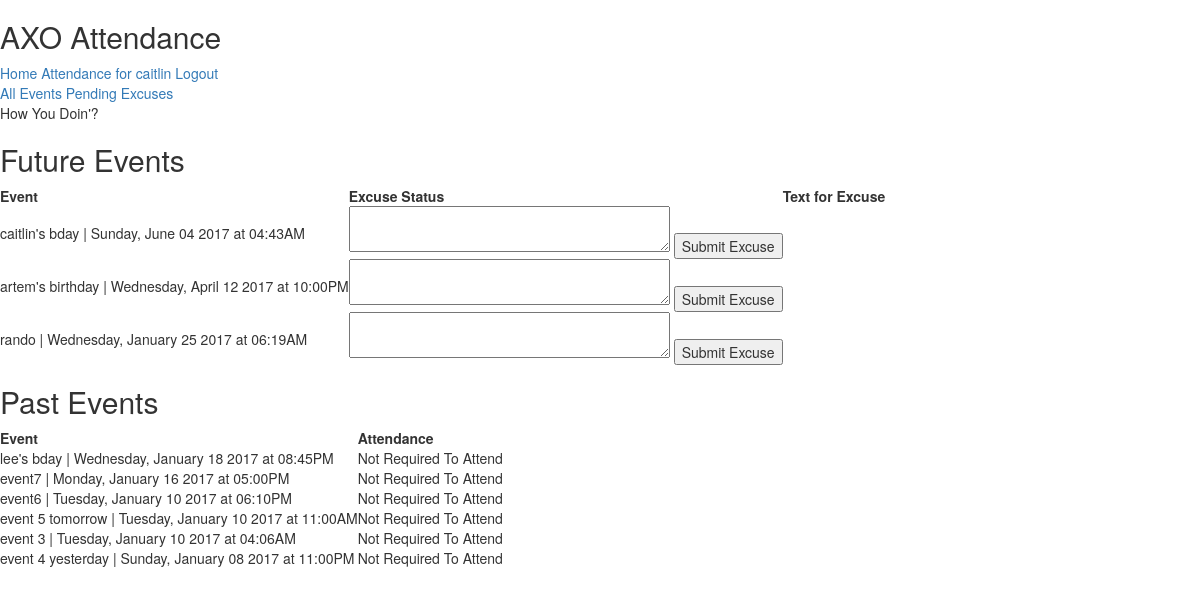
Before: /attendance/sister/ (signed in) with the older database file.
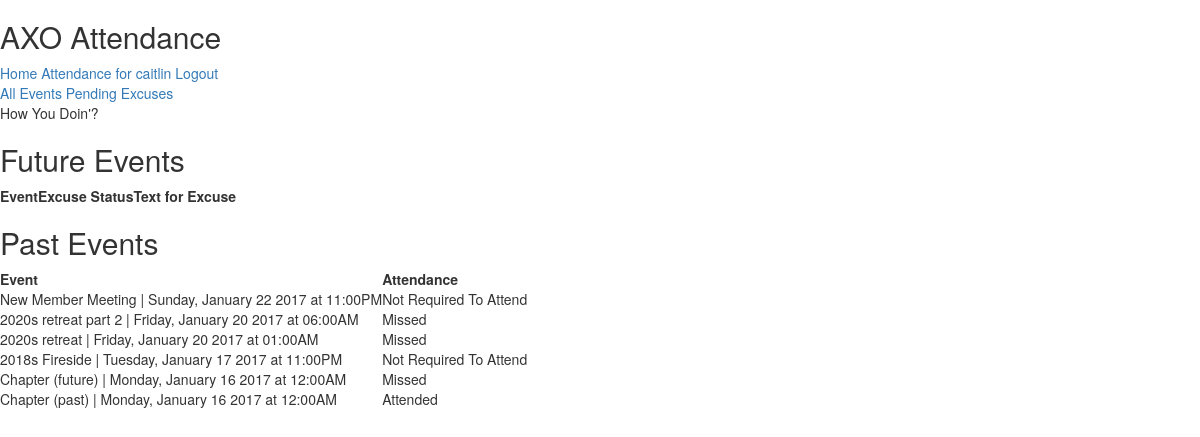
After: the same page with the newer database file.
### attendance/models.py (models this page shows)
@python_2_unicode_compatible
class Event(models.Model):
  VALUE_OF_EXCUSED_ABSENCE = .75
  name = models.CharField(max_length=200)
  date = models.DateTimeField()
  is_mandatory = models.BooleanField(default=False)
  is_activated = models.BooleanField(default=False)
  sisters_required = models.ManyToManyField(Sister, blank=True, related_name='sisters_required')
  sisters_attended = models.ManyToManyField(Sister, blank=True, related_name='sisters_attended')
  sisters_excused = models.ManyToManyField(Sister, blank=True, related_name='sisters_excused')
  points = models.IntegerField()
  def __str__(self):
    formatted_date = self.date.strftime("%A, %B %d %Y at %I:%M%p")
    return self.name + " | " + formatted_date

### attendance/views.py (the view)
@login_required
def personal_record(request):
  sister = get_sister(request)
  time_threshold = timezone.now()
  past_events = Event.objects.filter(date__lte=time_threshold).order_by('-date')
  future_events = Event.objects.filter(date__gt=time_threshold).order_by('-date')
  future_events_and_excuses = []
  for event in future_events:
    try:
      excuse = Excuse.objects.get(event=event, sister=sister)
    except Excuse.DoesNotExist:
      future_events_and_excuses.append(event)
    else:
      future_events_and_excuses.append(excuse)
  context = {
    'sister': sister,
    'past_events': past_events,
    'future_events_and_excuses': future_events_and_excuses,
  }
  return render(request, 'attendance/personal_record.html', context)

### attendance/views.py (called while the page is built)
def get_context(request):
  context = {}
  context['user'] = request.user
  if request.user.is_authenticated():
    try:
      context['sister'] = Sister.objects.get(user=request.user)
    except:
      pass
  return context

def get_sister(request):
  context = get_context(request)
  if context['sister']:
    return context['sister']
  else:
    return None

### attendance/templates/attendance/personal_record.html (shortened to what this page needs)
{% extends "attendance/base.html" %}
{% block content %}
<p> How You Doin'? </p>
<h2> Future Events </h2>
<table>
  <tr>
    <th> Event </th>
    <th> Excuse Status </th>
    <th> Text for Excuse </th>
  </tr>
  {% for item in future_events_and_excuses %}
    {% if item.points %}
      <tr>
        <td> {{ item }} </td>
        <td>
          <form action="{% url 'attendance:excuse_submit' item.id %}" method="post">
            <textarea name="excuse" cols="40" rows="2"></textarea>
            <input type="submit" value="Submit Excuse" />
          </form>
        </td>
      </tr>
    {% else %}
      <tr>
        <td> {{ item.event }} </td>
        <td> {{ item.get_status_display }} </td>
        <td> {{ item.text }} </td>
    {% endif %}
  {% endfor %}
</table>
<h2> Past Events </h2>
<table>
  <tr>
    <th> Event </th>
    <th> Attendance </th>
  </tr>
{% for event in past_events %}
  <tr>
    <td> {{ event }} </td>
    {% if sister in event.sisters_attended.all %}
      <td> Attended </td>
    {% elif sister in event.sisters_excused.all %}
      <td> Excused </td>
    {% elif sister in event.sisters_required.all %}
      <td> Missed </td>
    {% else %}
      <td> Not Required To Attend </td>
    {% endif %}
  </tr>
{% endfor %}
</table>
{% endblock content %}

Changed rows visible on the page:
removed Event: date+name "caitlin's bday | Sunday, June 04 2017 at 04:43AM", shown under "Future Events"
removed Event: date+name "artem's birthday | Wednesday, April 12 2017 at 10:00PM", shown under "Future Events"
removed Event: date+name "rando | Wednesday, January 25 2017 at 06:19AM", shown under "Future Events"
removed Event: date+name "lee's bday | Wednesday, January 18 2017 at 08:45PM", shows "Not Required To Attend", shown under "Past Events"
removed Event: date+name "event7 | Monday, January 16 2017 at 05:00PM", shows "Not Required To Attend", shown under "Past Events"
removed Event: date+name "event6 | Tuesday, January 10 2017 at 06:10PM", shows "Not Required To Attend", shown under "Past Events"
removed Event: date+name "event 5 tomorrow | Tuesday, January 10 2017 at 11:00AM", shows "Not Required To Attend", shown under "Past Events"
removed Event: date+name "event 3 | Tuesday, January 10 2017 at 04:06AM", shows "Not Required To Attend", shown under "Past Events"
removed Event: date+name "event 4 yesterday | Sunday, January 08 2017 at 11:00PM", shows "Not Required To Attend", shown under "Past Events"
added Event: date+name "New Member Meeting | Sunday, January 22 2017 at 11:00PM", shows "Not Required To Attend", shown under "Past Events"
added Event: date+name "2020s retreat part 2 | Friday, January 20 2017 at 06:00AM", shows "Missed", shown under "Past Events"
added Event: date+name "2020s retreat | Friday, January 20 2017 at 01:00AM", shows "Missed", shown under "Past Events"
added Event: date+name "2018s Fireside | Tuesday, January 17 2017 at 11:00PM", shows "Not Required To Attend", shown under "Past Events"
added Event: date+name "Chapter (future) | Monday, January 16 2017 at 12:00AM", shows "Missed", shown under "Past Events"
added Event: date+name "Chapter (past) | Monday, January 16 2017 at 12:00AM", shows "Attended", shown under "Past Events"
